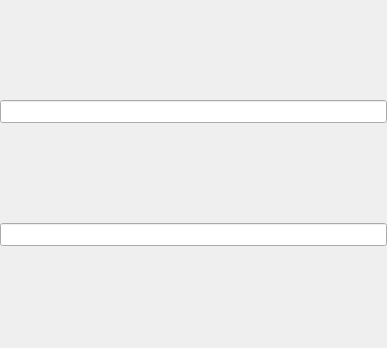
<?xml version="1.0" encoding="UTF-8"?>
<ui version="4.0">
 <class>MultiTabPane</class>
 <widget class="QWidget" name="MultiTabPane">
  <property name="geometry">
   <rect>
    <x>0</x>
    <y>0</y>
    <width>387</width>
    <height>348</height>
   </rect>
  </property>
  <property name="windowTitle">
   <string>MultiTabPane</string>
  </property>
  <layout class="QVBoxLayout" name="verticalLayout">
   <property name="spacing">
    <number>0</number>
   </property>
   <property name="leftMargin">
    <number>0</number>
   </property>
   <property name="topMargin">
    <number>0</number>
   </property>
   <property name="rightMargin">
    <number>0</number>
   </property>
   <property name="bottomMargin">
    <number>0</number>
   </property>
   <item>
    <widget class="QLineEdit" name="lineEdit_top">
     <property name="font">
      <font>
       <family>Consolas</family>
       <pointsize>10</pointsize>
      </font>
     </property>
     <property name="focusPolicy">
      <enum>Qt::NoFocus</enum>
     </property>
     <property name="acceptDrops">
      <bool>false</bool>
     </property>
     <property name="autoFillBackground">
      <bool>false</bool>
     </property>
     <property name="frame">
      <bool>true</bool>
     </property>
     <property name="readOnly">
      <bool>true</bool>
     </property>
    </widget>
   </item>
   <item>
    <layout class="QVBoxLayout" name="verticalLayout_center"/>
   </item>
   <item>
    <widget class="QLineEdit" name="lineEdit_bottom">
     <property name="font">
      <font>
       <family>Consolas</family>
       <pointsize>10</pointsize>
      </font>
     </property>
     <property name="readOnly">
      <bool>true</bool>
     </property>
    </widget>
   </item>
  </layout>
 </widget>
 <layoutdefault spacing="6" margin="11"/>
 <resources/>
 <connections/>
</ui>
